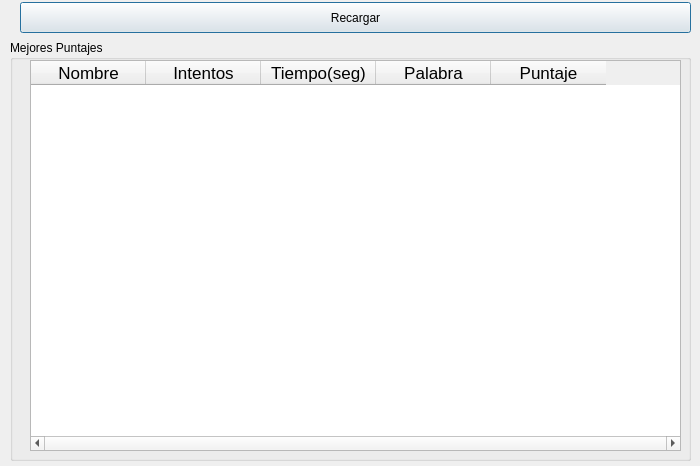
<?xml version="1.0" encoding="UTF-8"?>
<ui version="4.0">
 <class>Dialog</class>
 <widget class="QDialog" name="Dialog">
  <property name="geometry">
   <rect>
    <x>0</x>
    <y>0</y>
    <width>700</width>
    <height>466</height>
   </rect>
  </property>
  <property name="windowTitle">
   <string>Dialog</string>
  </property>
  <widget class="QGroupBox" name="groupBox">
   <property name="geometry">
    <rect>
     <x>10</x>
     <y>40</y>
     <width>681</width>
     <height>421</height>
    </rect>
   </property>
   <property name="title">
    <string>Mejores Puntajes</string>
   </property>
   <widget class="QTableWidget" name="Tabla">
    <property name="geometry">
     <rect>
      <x>20</x>
      <y>20</y>
      <width>651</width>
      <height>391</height>
     </rect>
    </property>
    <property name="sizePolicy">
     <sizepolicy hsizetype="Fixed" vsizetype="Fixed">
      <horstretch>0</horstretch>
      <verstretch>0</verstretch>
     </sizepolicy>
    </property>
    <property name="font">
     <font>
      <pointsize>13</pointsize>
      <weight>50</weight>
      <italic>false</italic>
      <bold>false</bold>
      <underline>false</underline>
      <strikeout>false</strikeout>
     </font>
    </property>
    <property name="contextMenuPolicy">
     <enum>Qt::NoContextMenu</enum>
    </property>
    <property name="layoutDirection">
     <enum>Qt::LeftToRight</enum>
    </property>
    <property name="horizontalScrollBarPolicy">
     <enum>Qt::ScrollBarAlwaysOn</enum>
    </property>
    <property name="sizeAdjustPolicy">
     <enum>QAbstractScrollArea::AdjustToContents</enum>
    </property>
    <property name="editTriggers">
     <set>QAbstractItemView::NoEditTriggers</set>
    </property>
    <property name="textElideMode">
     <enum>Qt::ElideLeft</enum>
    </property>
    <property name="gridStyle">
     <enum>Qt::DashDotDotLine</enum>
    </property>
    <property name="sortingEnabled">
     <bool>true</bool>
    </property>
    <property name="rowCount">
     <number>0</number>
    </property>
    <attribute name="horizontalHeaderDefaultSectionSize">
     <number>115</number>
    </attribute>
    <column>
     <property name="text">
      <string>Nombre</string>
     </property>
     <property name="textAlignment">
      <set>AlignCenter</set>
     </property>
    </column>
    <column>
     <property name="text">
      <string>Intentos</string>
     </property>
     <property name="textAlignment">
      <set>AlignCenter</set>
     </property>
    </column>
    <column>
     <property name="text">
      <string>Tiempo(seg)</string>
     </property>
     <property name="textAlignment">
      <set>AlignCenter</set>
     </property>
    </column>
    <column>
     <property name="text">
      <string>Palabra</string>
     </property>
     <property name="textAlignment">
      <set>AlignCenter</set>
     </property>
    </column>
    <column>
     <property name="text">
      <string>Puntaje</string>
     </property>
     <property name="textAlignment">
      <set>AlignCenter</set>
     </property>
    </column>
   </widget>
  </widget>
  <widget class="QPushButton" name="Recargar">
   <property name="geometry">
    <rect>
     <x>20</x>
     <y>2</y>
     <width>671</width>
     <height>31</height>
    </rect>
   </property>
   <property name="text">
    <string>Recargar</string>
   </property>
  </widget>
 </widget>
 <resources/>
 <connections/>
</ui>
